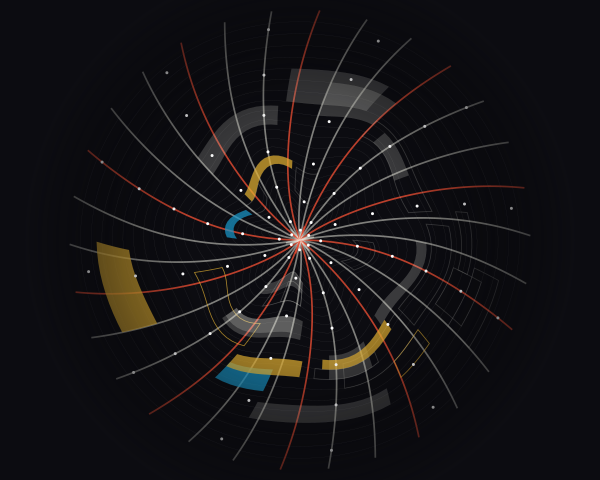

Python code for this plot:
import cairo
import math
import random

# Setup
width, height = 600, 480
surface = cairo.ImageSurface(cairo.FORMAT_ARGB32, width, height)
ctx = cairo.Context(surface)

# Background: Deep "Swiss" Charcoal
ctx.set_source_rgb(0.05, 0.05, 0.07)
ctx.paint()

# Configuration for the Structural Emergence
cx, cy = width / 2, height / 2
num_rings = 48
num_sectors = 120
max_radius = min(width, height) * 0.48

def transform_coords(r_idx, theta_idx, rings, sectors, time_offset=0):
    """
    Transforms grid indices into a distorted polar space.
    Implements non-linear radial scaling and harmonic perturbation.
    """
    # Normalized coordinates
    norm_r = r_idx / rings
    norm_theta = (theta_idx / sectors) * 2 * math.pi
    
    # Apply radial distortion: The "Swiss" grid follows a power-law distribution
    # Creating density closer to the center or edges based on exponent
    distorted_r = math.pow(norm_r, 1.2) * max_radius
    
    # Introduce harmonic oscillation based on sector position
    # This creates the "structural flux"
    perturbation = 15 * math.sin(norm_theta * 6 + norm_r * 4) * (1 - norm_r)
    distorted_r += perturbation
    
    # Add a slight spiral twist
    final_theta = norm_theta + (norm_r * 0.4)
    
    x = cx + distorted_r * math.cos(final_theta)
    y = cy + distorted_r * math.sin(final_theta)
    return x, y

# 1. DRAW UNDERLYING NODAL NETWORK (Optical Grays)
# Fine lines create a moiré effect and texture
ctx.set_line_width(0.15)
ctx.set_source_rgba(0.8, 0.8, 0.8, 0.3)

for r in range(0, num_rings, 2):
    for s in range(num_sectors):
        x1, y1 = transform_coords(r, s, num_rings, num_sectors)
        x2, y2 = transform_coords(r, (s + 1) % num_sectors, num_rings, num_sectors)
        ctx.move_to(x1, y1)
        ctx.line_to(x2, y2)
        ctx.stroke()

# 2. DRAW RADIAL RIBS WITH MODULATED LINE WEIGHT
for s in range(0, num_sectors, 4):
    # Determine color based on "Accented Neutral" palette
    if s % 12 == 0:
        ctx.set_source_rgba(0.9, 0.3, 0.2, 0.8) # Vermillion Accent
    else:
        ctx.set_source_rgba(0.95, 0.95, 0.9, 0.5) # Warm Cream

    ctx.move_to(cx, cy)
    for r in range(num_rings + 1):
        x, y = transform_coords(r, s, num_rings, num_sectors)
        
        # Line weight modulation based on radius (brutalist density)
        weight = 0.2 + (r / num_rings) * 1.5
        ctx.set_line_width(weight)
        ctx.line_to(x, y)
    ctx.stroke()

# 3. GENERATE STRUCTURAL BLOCKS (Geometric Hierarchy)
# These represent the "Swiss Grid" elements projected into the distorted field
random.seed(42) # Deterministic randomness for systematic design
for _ in range(30):
    start_r = random.randint(10, num_rings - 10)
    start_s = random.randint(0, num_sectors - 1)
    r_len = random.randint(2, 6)
    s_len = random.randint(5, 15)
    
    # Choose a palette color
    choice = random.random()
    if choice > 0.85:
        ctx.set_source_rgba(0.1, 0.6, 0.8, 0.7) # Sky Blue Highlight
    elif choice > 0.7:
        ctx.set_source_rgba(0.9, 0.7, 0.2, 0.7) # Ochre Highlight
    else:
        ctx.set_source_rgba(0.95, 0.95, 0.9, 0.2) # Transparent Cream

    # Draw the distorted "rectangle" block
    ctx.new_path()
    # Inner Arc
    for s in range(start_s, start_s + s_len + 1):
        x, y = transform_coords(start_r, s % num_sectors, num_rings, num_sectors)
        if s == start_s: ctx.move_to(x, y)
        else: ctx.line_to(x, y)
    # Side 1
    for r in range(start_r, start_r + r_len + 1):
        x, y = transform_coords(r, (start_s + s_len) % num_sectors, num_rings, num_sectors)
        ctx.line_to(x, y)
    # Outer Arc
    for s in range(start_s + s_len, start_s - 1, -1):
        x, y = transform_coords(start_r + r_len, s % num_sectors, num_rings, num_sectors)
        ctx.line_to(x, y)
    # Side 2
    for r in range(start_r + r_len, start_r - 1, -1):
        x, y = transform_coords(r, start_s % num_sectors, num_rings, num_sectors)
        ctx.line_to(x, y)
    
    ctx.close_path()
    if random.random() > 0.5:
        ctx.fill()
    else:
        ctx.set_line_width(0.8)
        ctx.stroke()

# 4. DATA MARKERS (Nodal points)
# Small precision dots at specific intersections to emphasize the grid system
ctx.set_source_rgb(1.0, 1.0, 1.0)
for r in range(5, num_rings, 8):
    for s in range(0, num_sectors, 10):
        x, y = transform_coords(r, s, num_rings, num_sectors)
        ctx.arc(x, y, 1.5, 0, 2 * math.pi)
        ctx.fill()

# 5. VIGNETTE OVERLAY
# To add depth and focus to the central emergence
radial_grad = cairo.RadialGradient(cx, cy, max_radius * 0.5, cx, cy, max_radius * 1.2)
radial_grad.add_color_stop_rgba(0, 0, 0, 0, 0)
radial_grad.add_color_stop_rgba(1, 0.05, 0.05, 0.07, 0.8)
ctx.set_source(radial_grad)
ctx.paint()

# End of composition
